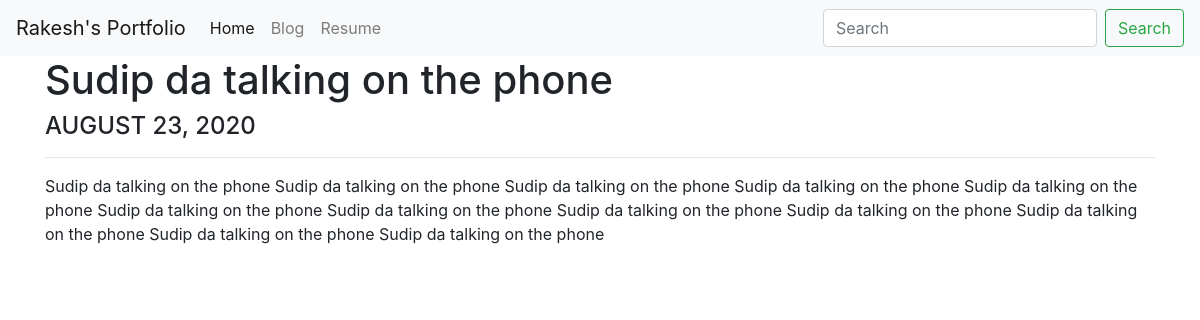
The page /blog/6/ on the database its author committed.
### blog/models.py (models this page shows, shortened)
class Blog(models.Model):
    title = models.CharField(max_length=200)
    description = models.TextField()
    created_ts = models.DateField(auto_now=True)

### blog/views.py (the view)
# urls.py: path('<int:blog_id>/', views.detail, name = 'detail')
def detail(request, blog_id):
    blog = get_object_or_404(Blog, pk = blog_id)
    return render(request, 'blog/detail.html', {'blog' : blog})

### blog/templates/blog/detail.html
{% extends 'portfolio/base.html' %}
{% load static %}
{% block 'content' %}
<div class="container">
    <div class="row">
        <div class="col-md-12">
    <h1>{{ blog.title }}</h1>
    <h4>{{ blog.created_ts|date:'F d, Y'|upper }}</h4>
    <hr>
    <p>{{ blog.description }}</p>
    </div>
    </div>
    </div>
{% endblock %}

### rows shown on the page
Blog: title "Sudip da talking on the phone", created_ts "AUGUST 23, 2020", description "Sudip da talking on the phone Sudip da talking on the phone Sudip da talking on the phone Sudip da talking on the phone Sudip da talking on the phone Sudip da talking on the phone Sudip da talking on the phone Sudip da talking on the phone Sudip da talking on the phone Sudip da talking on the phone Sudip da talking on the phone Sudip da talking on the phone"
